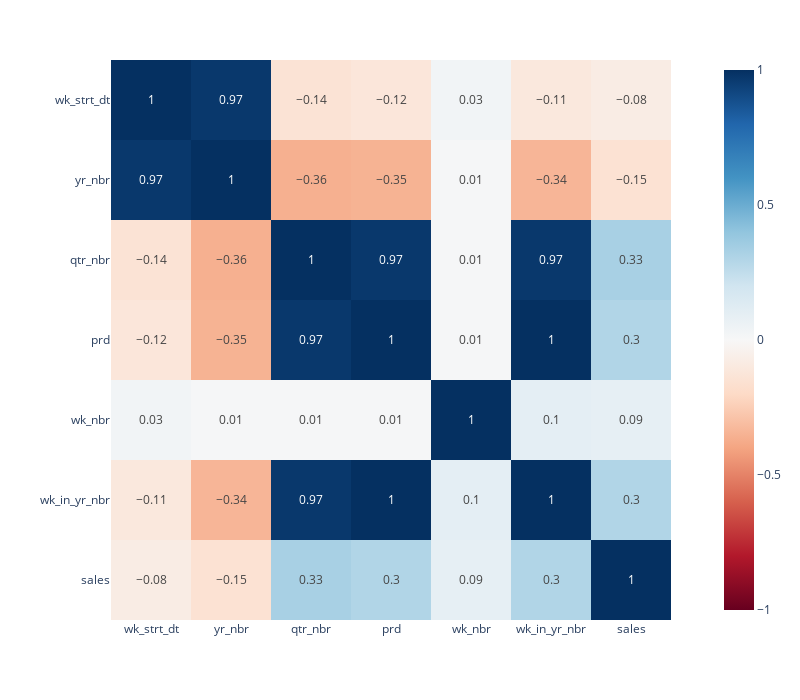

This figure's notebook cell:
### Code cell
feature_correlation_figure = plotly.express.imshow(dataset_dataframe[dates_features].corr().round(2), zmin =- 1, zmax = 1,
                text_auto = True, width = 800, height = 700, 
                aspect = None, color_continuous_scale = 'rdbu')
feature_correlation_figure.show()

### Figure 1 — Plotly figure (JSON) as saved in the notebook; plotly's stock layout.template omitted (floating-point values rounded to 4 significant figures)
{"data": [{"coloraxis": "coloraxis", "hovertemplate": "x: %{x}<br>y: %{y}<br>color: %{z}<extra></extra>", "name": "0", "texttemplate": "%{z}", "type": "heatmap", "x": ["wk_strt_dt", "yr_nbr", "qtr_nbr", "prd", "wk_nbr", "wk_in_yr_nbr", "sales"], "xaxis": "x", "y": ["wk_strt_dt", "yr_nbr", "qtr_nbr", "prd", "wk_nbr", "wk_in_yr_nbr", "sales"], "yaxis": "y", "z": [[1, 0.97, -0.14, -0.12, 0.03, -0.11, -0.08], [0.97, 1, -0.36, -0.35, 0.01, -0.34, -0.15], [-0.14, -0.36, 1, 0.97, 0.01, 0.97, 0.33], [-0.12, -0.35, 0.97, 1, 0.01, 1, 0.3], [0.03, 0.01, 0.01, 0.01, 1, 0.1, 0.09], [-0.11, -0.34, 0.97, 1, 0.1, 1, 0.3], [-0.08, -0.15, 0.33, 0.3, 0.09, 0.3, 1]]}], "layout": {"coloraxis": {"cmax": 1, "cmin": -1, "colorscale": [[0, "rgb(103,0,31)"], [0.1, "rgb(178,24,43)"], [0.2, "rgb(214,96,77)"], [0.3, "rgb(244,165,130)"], [0.4, "rgb(253,219,199)"], [0.5, "rgb(247,247,247)"], [0.6, "rgb(209,229,240)"], [0.7, "rgb(146,197,222)"], [0.8, "rgb(67,147,195)"], [0.9, "rgb(33,102,172)"], [1, "rgb(5,48,97)"]]}, "height": 700, "margin": {"t": 60}, "width": 800, "xaxis": {"anchor": "y", "constrain": "domain", "domain": [0, 1], "scaleanchor": "y"}, "yaxis": {"anchor": "x", "autorange": "reversed", "constrain": "domain", "domain": [0, 1]}}}
